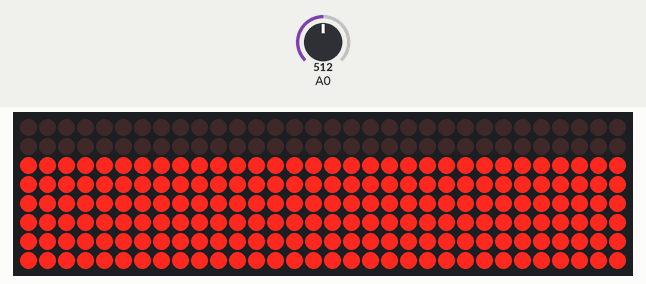
Simulated run of this sketch. Board: Arduino Uno, built with avr-gcc and run on an emulated ATmega328P. Shown: 32×8 LED matrix. The test bench sets the inputs (shaded band); at power-on: A0 = 512.

Above: at 1.2 s.
1.3 s: A0 set to 490
At 2.5 s:
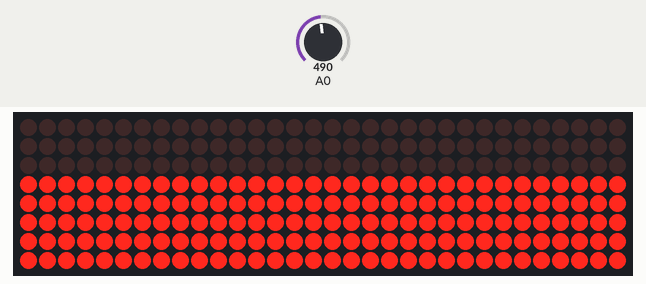
4.3 s: A0 set to 710
At 5.6 s:
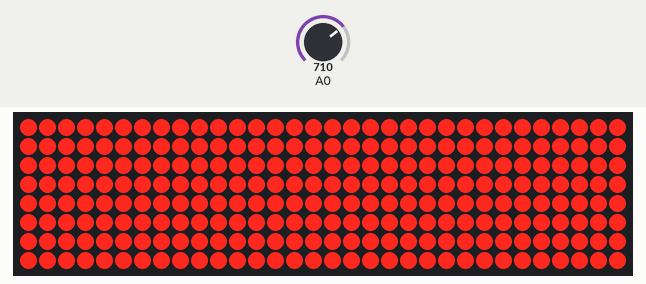
7.3 s: A0 set to 306
At 7.6 s:
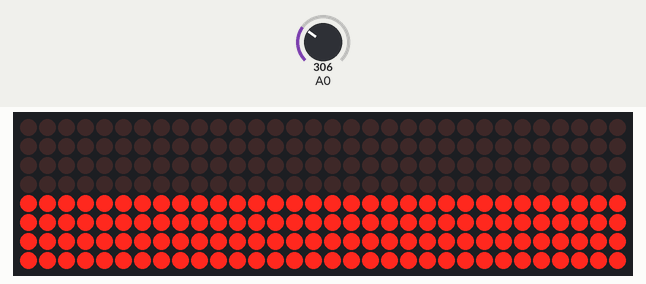
10.3 s: A0 set to 290
At 11.4 s:
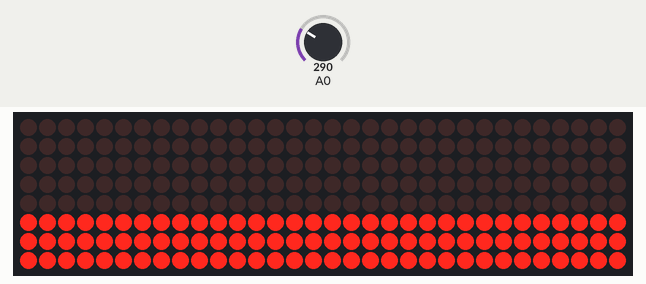
13.3 s: A0 set to 90
At 14.4 s:
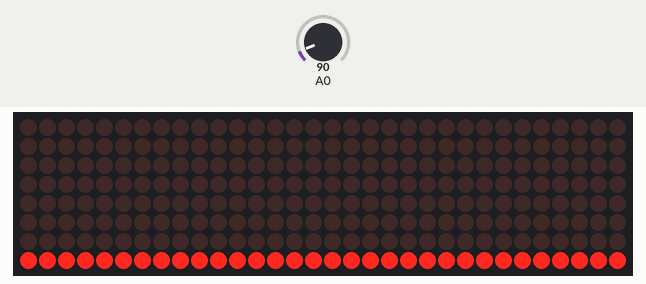
14.8 s: A0 set to 110
At 15.9 s:
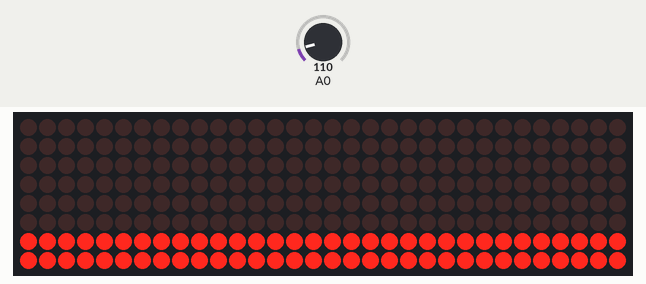
Timing chart, 0 to 17.8 s (numbered marks = the images above; inputs shaded):
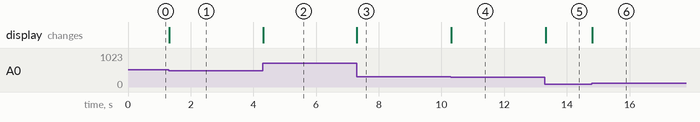

Measured:
- after the input at 1.3 s, the display: changes at once (image 1)
- after the input at 4.3 s, the display: changes at once (image 2)
- after the input at 7.3 s, the display: changes at once (image 3)
- after the input at 10.3 s, the display: changes at once (image 4)
- after the input at 13.3 s, the display: changes at once (image 5)
- after the input at 14.8 s, the display: changes at once (image 6)

The sketch:

codeVolume.ino
```cpp
#include <MD_MAX72xx.h>


#define HARDWARE_TYPE MD_MAX72XX::FC16_HW
#define MAX_DEVICES 4

// Create an instance of the LED matrix
MD_MAX72XX mx = MD_MAX72XX(HARDWARE_TYPE, 10, 4);

void setup()
{

  mx.begin();
}

void loop()
{
  // Read the analog value from pin A0
  int sensorValue = analogRead(A0);

  mx.clear();
  if (sensorValue >= 50)
    mx.setRow(7, 0b11111111);
  if (sensorValue >= 100)
    mx.setRow(6, 0b11111111);
  if (sensorValue >= 200)
    mx.setRow(5, 0b11111111);
  if (sensorValue >= 300)
    mx.setRow(4, 0b11111111);
  if (sensorValue >= 400)
    mx.setRow(3, 0b11111111);
  if (sensorValue >= 500)
    mx.setRow(2, 0b11111111);
  if (sensorValue >= 600)
    mx.setRow(1, 0b11111111);
  if (sensorValue >= 700)
    mx.setRow(0, 0b11111111);


}
```
